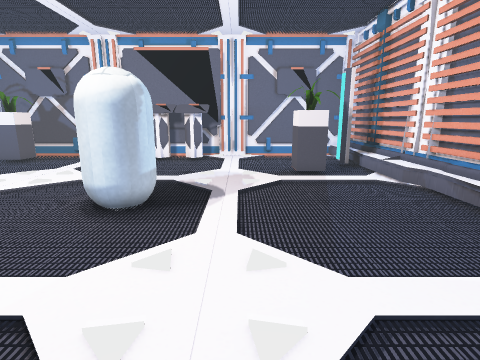
View 1 (above)

13 first-person views from a walk through a 3-D level made in the Unity game engine. The camera is 1.2 m above the floor, tilts 12° down and sees 80° across. Doors are open. The floor is counted in squares, 0.5 m on a side. Each view is taken from the middle of a square. On the plan, view 1 faces up. The plan holds only what a view shows up to about 18 squares ahead; the rest is blank. The place goes on beyond the plan. The player character is not drawn. Some surface patterns are stand-ins.

View 2
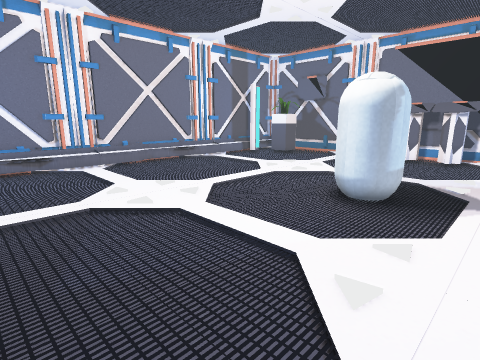

View 3
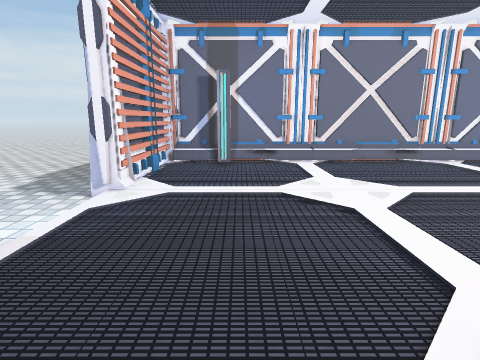

View 4
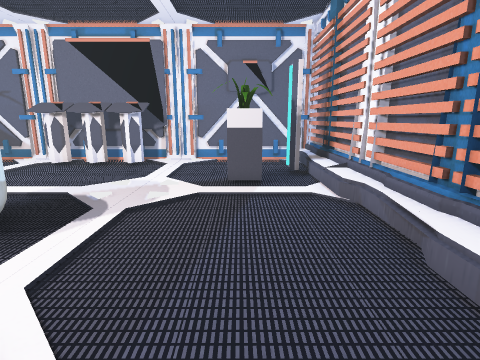

View 5
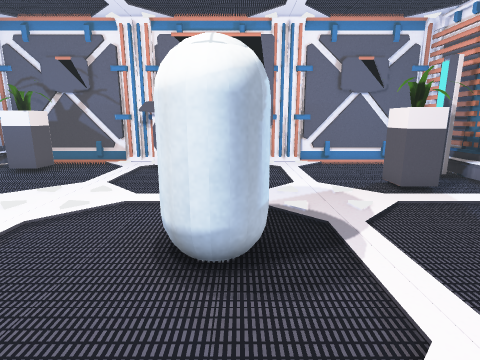

View 6
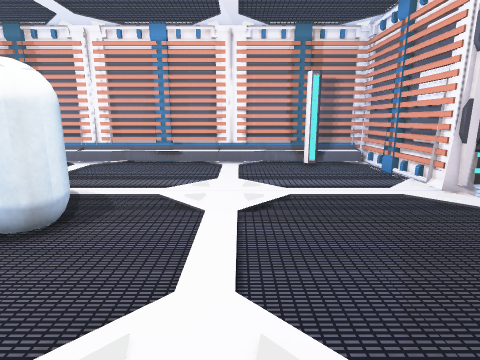

View 7
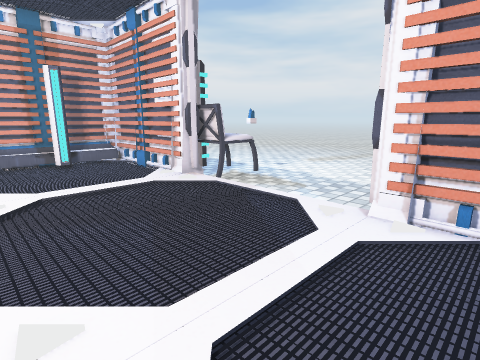

View 8
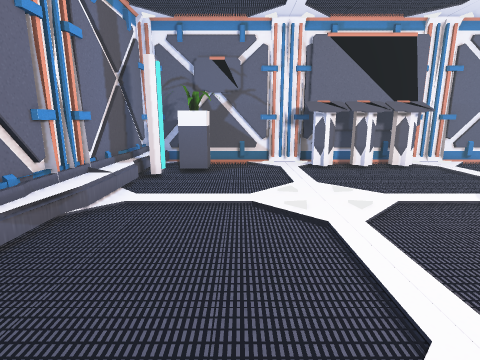

View 9
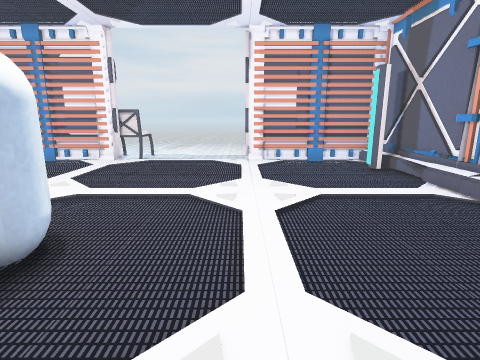

View 10
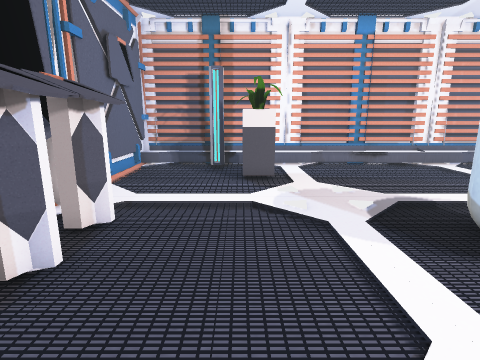

View 11
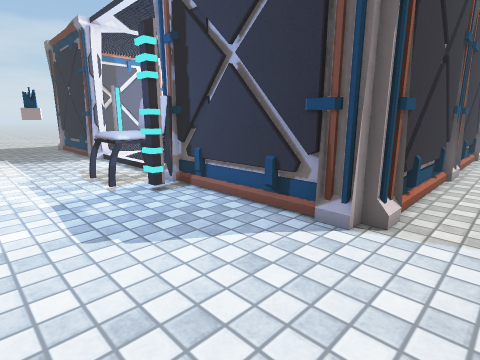

View 12
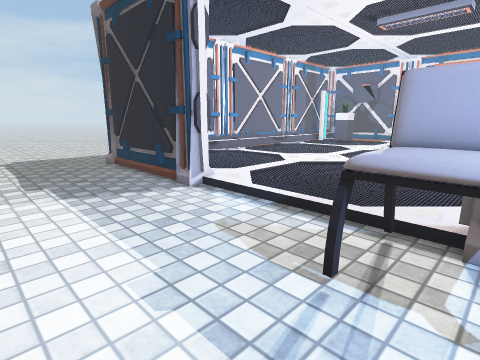

View 13
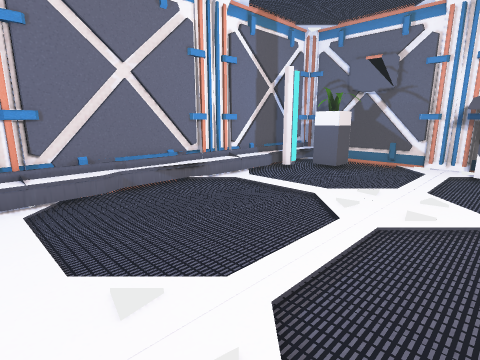

### Floor plan
Key: @ floor where view 1 was taken; # wall or solid block; x gap in a wall; . floor; / step, stairs or slope; D open door; C console; P plant; A capsule; H chair; O other object.
Columns run from 19 left of view 1 to 10 right of it. Each row starts with its distance up from view 1.
 19    ########################
 18    #.......CCCCCCC........#
 17    #.PP....CCCCCCC........#
 16    #..P...................#
 15    #x....................x#
 14    #..................PP.O#
 13    #..................PP.O#
 12    #..................P..O#
 11    #.....................O##
 10    #......................##
  9    #...........AA.........##
  8    #...........AA.........##
  7    #...........AA.........##
  6    #/....................O##.
  5    #/....................O##.
  4    #/....................O##.
  3    #/....................O##.
  2    #/.....................##.
  1    #/.....................##.
  0    #/..............@......##.
 -1    #x....................x##.
 -2    #.....................O##.
 -3    #.....................O##..
 -4    ########DDDDDDDD#########..
 -5 .. ########DDDDDDHHH####### ..
 -6 .................HHH#.........
 -7 .................HHH .........
 -8 ..............................
 -9 ...................OO........
-10   .................O........
-11   ......   ......... ......  .

Positions as (right, up) in squares from view 1, and headings:
1: (0, 0), facing up
2: (0, -1), facing up-left
3: (1, 0), facing left
4: (3, 2), facing up
5: (-3, 3), facing up
6: (-10, 3), facing right
7: (-11, 3), facing down-right
8: (-11, 3), facing up
9: (-8, 13), facing down
10: (-9, 14), facing right
11: (10, -11), facing up-left
12: (0, -11), facing up-left
13: (-6, 3), facing up-left
